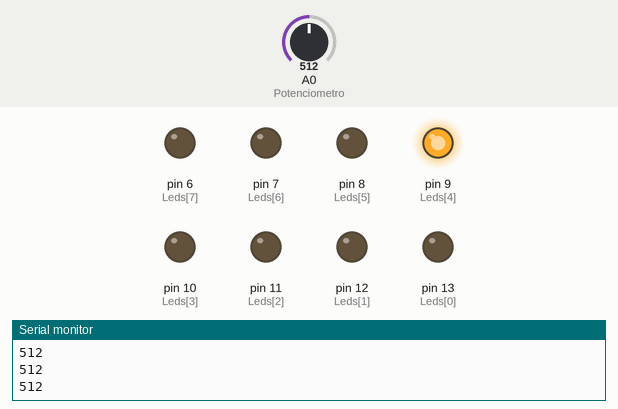
The sketch below on a simulated Arduino Uno, built with avr-gcc and run on an emulated ATmega328P. Shown: output pins drawn as LEDs (lit = HIGH), the last lines printed to the serial monitor. The inputs (shaded band) are chosen by the test bench; at power-on: A0 (Potenciometro) = 512.

Above: at 1.2 s.
1.3 s: A0 (Potenciometro) set to 631
2.8 s: A0 (Potenciometro) set to 650
At 4.0 s:
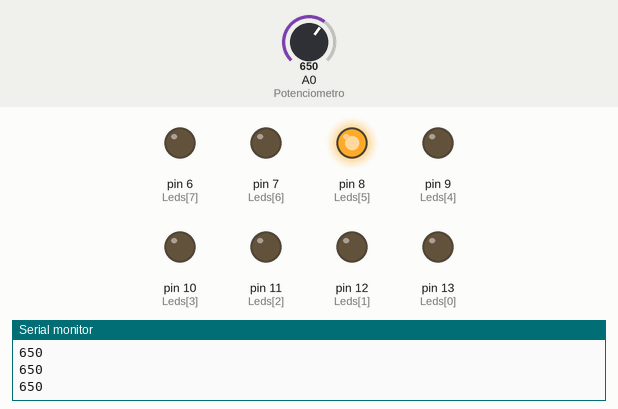
4.3 s: A0 (Potenciometro) set to 511
At 5.1 s:
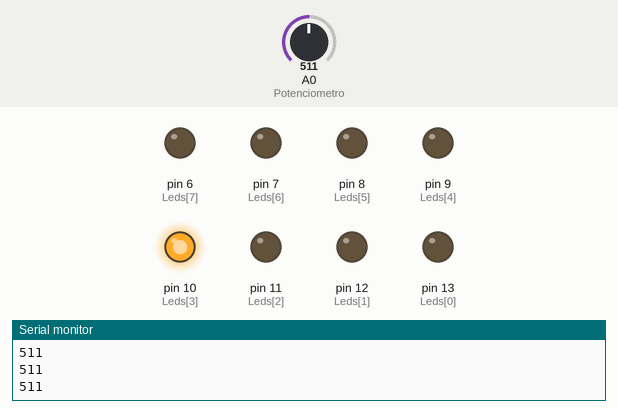
5.8 s: A0 (Potenciometro) set to 392
7.3 s: A0 (Potenciometro) set to 377
At 8.5 s:
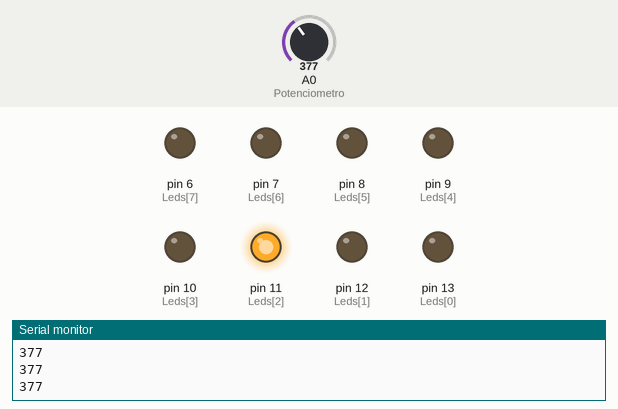
8.8 s: A0 (Potenciometro) set to 716
At 9.8 s:
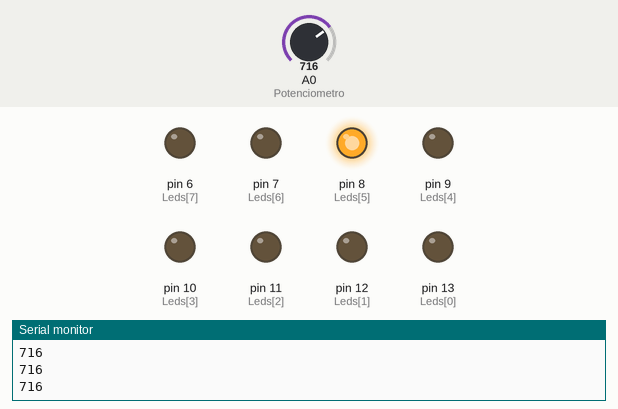
Timing chart, 0 to 11.3 s (numbered marks = the images above; inputs shaded):
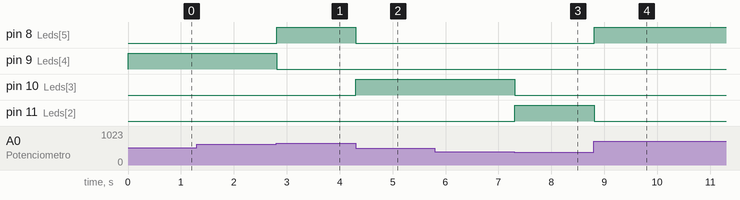

The sketch:

_ex6_.ino
```cpp
//--------Vetores e Laços de Repetição------
/*
6. No exercício 3 da seção Entradas Analógicas,
fizemos com que o giro do potenciômetro, de 0 a 100%,
fosse dividido em 3 intervalos, cada intervalo
correspondendo a um, dentre 3 LEDs. Use o conceito
de vetores para fazer o mesmo, para todos os 8 LEDs.
DICA: siga o algoritmo abaixo:

faça: pot = valor analógico do potenciômetro
 para i variando de 0 a 7, repita:
    se i igual a pot / 128
      acenda LED[i]
    caso contrário
      apague LED[i]

*/
const byte Potenciometro = A0;
const byte Leds[8] = {13, 12, 11, 10, 9, 8, 7, 6};
void setup() {
  byte pinDecla;
  Serial.begin(9600);
  //Declaracao de Leds
  for(pinDecla = 0; pinDecla <= 7; pinDecla++){
      pinMode(Leds[pinDecla], OUTPUT);
  }
}

void loop() {
  int pot = analogRead(Potenciometro);
  Serial.println(pot);
  for(byte i = 0; i <= 7; i++){
      if(i == (pot / 128)){
        digitalWrite(Leds[i], HIGH);
      }
      else{
        digitalWrite(Leds[i], LOW);
     }
 }

}
```

Measured:
- the behaviour switches between 639 and 640 on A0 (Potenciometro) (found by bisection; images 0 and 1)
- the behaviour switches between 384 and 383 on A0 (Potenciometro) (found by bisection; images 2 and 3)
- after the input at 2.8 s, pin 8 (Leds[5]): LOW → HIGH at once; pin 9 (Leds[4]): HIGH → LOW at once
- after the input at 4.3 s, pin 8 (Leds[5]): HIGH → LOW at once; pin 10 (Leds[3]): LOW → HIGH at once
- after the input at 7.3 s, pin 10 (Leds[3]): HIGH → LOW at once; pin 11 (Leds[2]): LOW → HIGH at once
- after the input at 8.8 s, pin 8 (Leds[5]): LOW → HIGH at once; pin 11 (Leds[2]): HIGH → LOW at once
